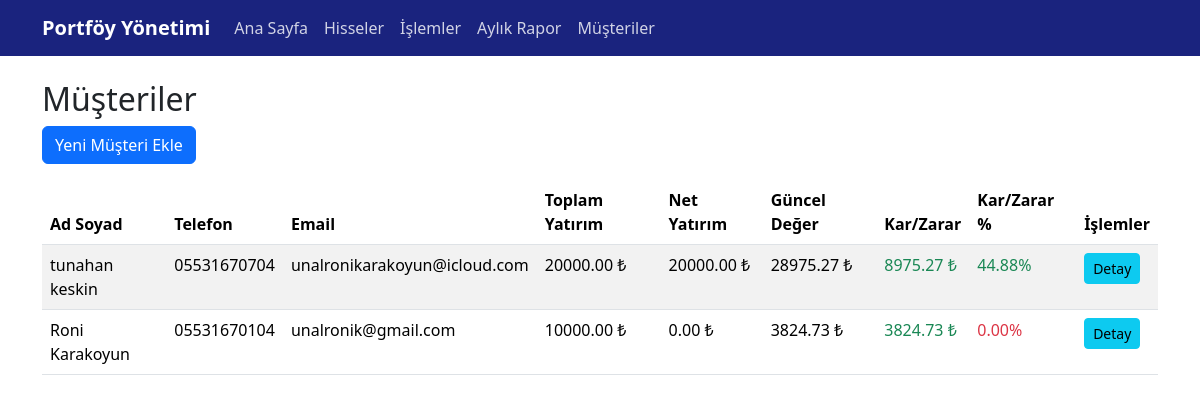
Screenshot of /musteriler with the database file from the repository.
### tables this page shows
CREATE TABLE musteriler (
    id INTEGER PRIMARY KEY AUTOINCREMENT,
    ad_soyad TEXT NOT NULL,
    telefon TEXT,
    email TEXT,
    kayit_tarihi DATETIME DEFAULT CURRENT_TIMESTAMP
);

### web/app.py (the view)
@app.route('/musteriler')
def musteriler():
    musteri_listesi = db.musteri_listesi()
    return render_template('musteriler.html', musteriler=musteri_listesi.to_dict('records'))

### database/portfoy_db.py (called while the page is built)
    def get_db(self):
        conn = sqlite3.connect(self.db_path)
        return conn

### web/templates/musteriler.html (shortened to what this page needs)
{% extends "base.html" %}
{% block content %}
<div class="container mt-4">
    <h2>Müşteriler</h2>
    <div class="row mb-3">
        <div class="col">
            <button type="button" class="btn btn-primary" data-bs-toggle="modal" data-bs-target="#yeniMusteriModal">
                Yeni Müşteri Ekle
            </button>
        </div>
    </div>
    <div class="table-responsive">
        <table class="table table-striped">
            <thead>
                <tr>
                    <th>Ad Soyad</th>
                    <th>Telefon</th>
                    <th>Email</th>
                    <th>Toplam Yatırım</th>
                    <th>Net Yatırım</th>
                    <th>Güncel Değer</th>
                    <th>Kar/Zarar</th>
                    <th>Kar/Zarar %</th>
                    <th>İşlemler</th>
                </tr>
            </thead>
            <tbody>
                {% for musteri in musteriler %}
                <tr>
                    <td>{{ musteri.ad_soyad }}</td>
                    <td>{{ musteri.telefon }}</td>
                    <td>{{ musteri.email }}</td>
                    <td>{{ "%.2f"|format(musteri.toplam_yatirim) }} ₺</td>
                    <td>{{ "%.2f"|format(musteri.net_yatirim) }} ₺</td>
                    <td>{{ "%.2f"|format(musteri.guncel_deger) }} ₺</td>
                    <td class="{{ 'text-success' if musteri.kar_zarar > 0 else 'text-danger' }}">
                        {{ "%.2f"|format(musteri.kar_zarar) }} ₺
                    </td>
                    <td class="{{ 'text-success' if musteri.kar_zarar_yuzde > 0 else 'text-danger' }}">
                        {{ "%.2f"|format(musteri.kar_zarar_yuzde) }}%
                    </td>
                    <td>
                        <a href="{{ url_for('musteri_bilgileri', musteri_id=musteri.id) }}" class="btn btn-sm btn-info">
                            Detay
                        </a>
                    </td>
                </tr>
                {% endfor %}
            </tbody>
        </table>
    </div>
</div>
{% endblock %}

### rows the page displays
musteriler: ad_soyad "tunahan keskin", telefon "05531670704", email "unalronikarakoyun@icloud.com", toplam_yatirim "20000.00", net_yatirim "20000.00", guncel_deger "28975.27", kar_zarar "8975.27", kar_zarar_yuzde "44.88"
musteriler: ad_soyad "Roni Karakoyun", telefon "05531670104", email "unalronik@gmail.com", toplam_yatirim "10000.00", net_yatirim "0.00", guncel_deger "3824.73", kar_zarar "3824.73", kar_zarar_yuzde "0.00"
